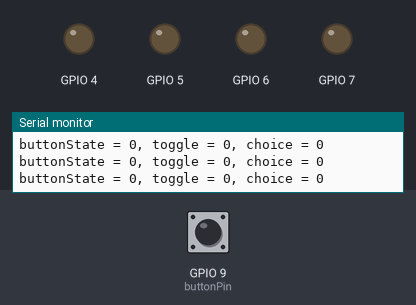
This sketch was run on a simulated ESP32-S3. On the bench: output pins drawn as LEDs (lit = HIGH), the last lines printed to the serial monitor. Inputs (shaded band) come from the test bench; at power-on: GPIO 9 (buttonPin) HIGH. Random numbers use the default seed unless the sketch sets one.

Above: at 1.8 s.
1.9 s: GPIO 9 (buttonPin) pulled LOW for 0.6 s
At 2.9 s:
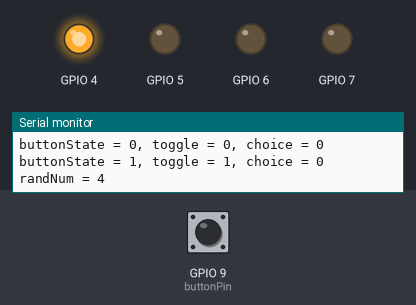
At 3.9 s:
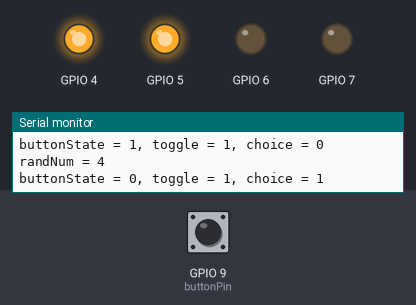
5.5 s: GPIO 9 (buttonPin) pulled LOW for 3.2 s
10.2 s: GPIO 9 (buttonPin) pulled LOW for 3.2 s
At 13.4 s:
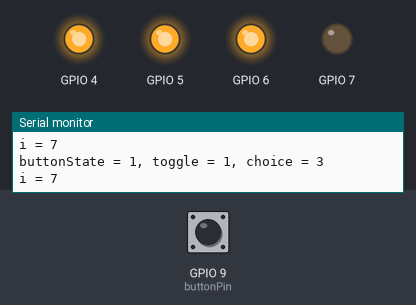
16.4 s: GPIO 9 (buttonPin) pulled LOW for 1 s
Timing chart, 0 to 24.4 s (numbered marks = the images above; inputs shaded):
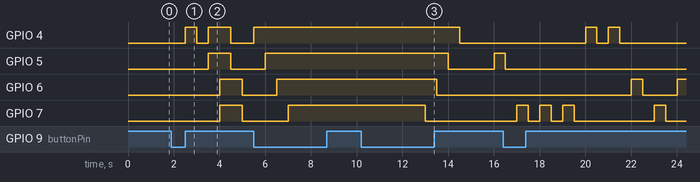

Measured:
- after the input at 1.9 s, GPIO 4: LOW → HIGH after 0.60 s, → LOW 0.50 s later, → HIGH 0.50 s later, → LOW 1.0 s later; GPIO 5: LOW → HIGH after 1.6 s, → LOW 1.0 s later; GPIO 6, GPIO 7: LOW → HIGH after 2.1 s, → LOW 1.0 s later
- after the input at 10.2 s, GPIO 4: HIGH → LOW after 4.3 s; GPIO 5: HIGH → LOW after 3.8 s, → HIGH 2.0 s later; GPIO 6: HIGH → LOW after 3.3 s; GPIO 7: HIGH → LOW after 2.8 s

The sketch:

assignment_2.ino
```cpp
/*
Akinola Rukayat
Spring2025 - MTEC2280
Assignment_2
note: same logic as assignment_1 but here the button is a toggle
*/

//randomNumber variable, pattern change counter, and pattern 3 & 4 count variable
long randNum;
int choice = 0;

//button pin number
const int buttonPin = 9;

// button variables
bool buttonValue;
bool toggle;
bool lastButtonState;

void setup() {
  // put your setup code here, to run once:
  Serial.begin(115200);

  //ESP pins setup
  pinMode(4, OUTPUT);
  pinMode(5, OUTPUT);
  pinMode(6, OUTPUT);
  pinMode(7, OUTPUT);
  pinMode(buttonPin, INPUT_PULLUP);

  //randomNumber generator setup
  //this setup should ensures a different number generatered each time
  //note: this isn't 100% effective
  randomSeed(analogRead(0));
}

void loop() {
  //button input check & choice counter
  buttonValue = !digitalRead(buttonPin);

  if(buttonValue && !lastButtonState){
    toggle = !toggle;
  }

  Serial.printf("buttonState = %i, toggle = %i, choice = %i \n", buttonValue, toggle, choice);
  delay(500);
  lastButtonState = buttonValue;


  //cycle through the four pattern with each button press
  if((toggle == 1) && (choice < 5)){
    choice += 1;
  }
  //reset counter
  if((toggle == 1) && (choice > 4)){
    choice = 0;
  }

  //pattern one (Using a randomNumber generator to choose the pins)
  if(choice == 1){
    randNum = random(4,8); //interval [4,8] = 4,5,6,7
    Serial.printf("randNum = %i \n", randNum);
    digitalWrite(randNum, HIGH);
    delay(500);
    digitalWrite(randNum, LOW);
  }
  //pattern two(LED 4,5 on - LED 6,7 on -  LED 4,5 off - LED 6,7 off)
  else if(choice == 2){
    digitalWrite(4,HIGH);
    digitalWrite(5,HIGH);
    delay(500);
    digitalWrite(6,HIGH);
    digitalWrite(7,HIGH);
    delay(500);
    digitalWrite(4,LOW);
    digitalWrite(5,LOW);
    delay(500);
    digitalWrite(6,LOW);
    digitalWrite(7,LOW);
  }
  //pattern three(turn all the LED on from 4 through 7 using a  for loop)
  else if(choice == 3){
    for(int i = 4; i < 8; i++){
      Serial.printf("i = %i \n", i);
      digitalWrite(i, HIGH);
      delay(500);
    }
  }
  //pattern four(turn all the LED off from 7 through 4 using a  for loop)
  else if(choice == 4){
     for(int i = 7; i > 3; i--){
      Serial.printf("i = %i \n", i);
      digitalWrite(i,LOW);
      delay(500);
    }
  }
  else{
    //note: this is the default state, at choice = 0.
    digitalWrite(4, LOW);
    digitalWrite(5, LOW);
    digitalWrite(6, LOW);
    digitalWrite(7, LOW);
  }


}
```
